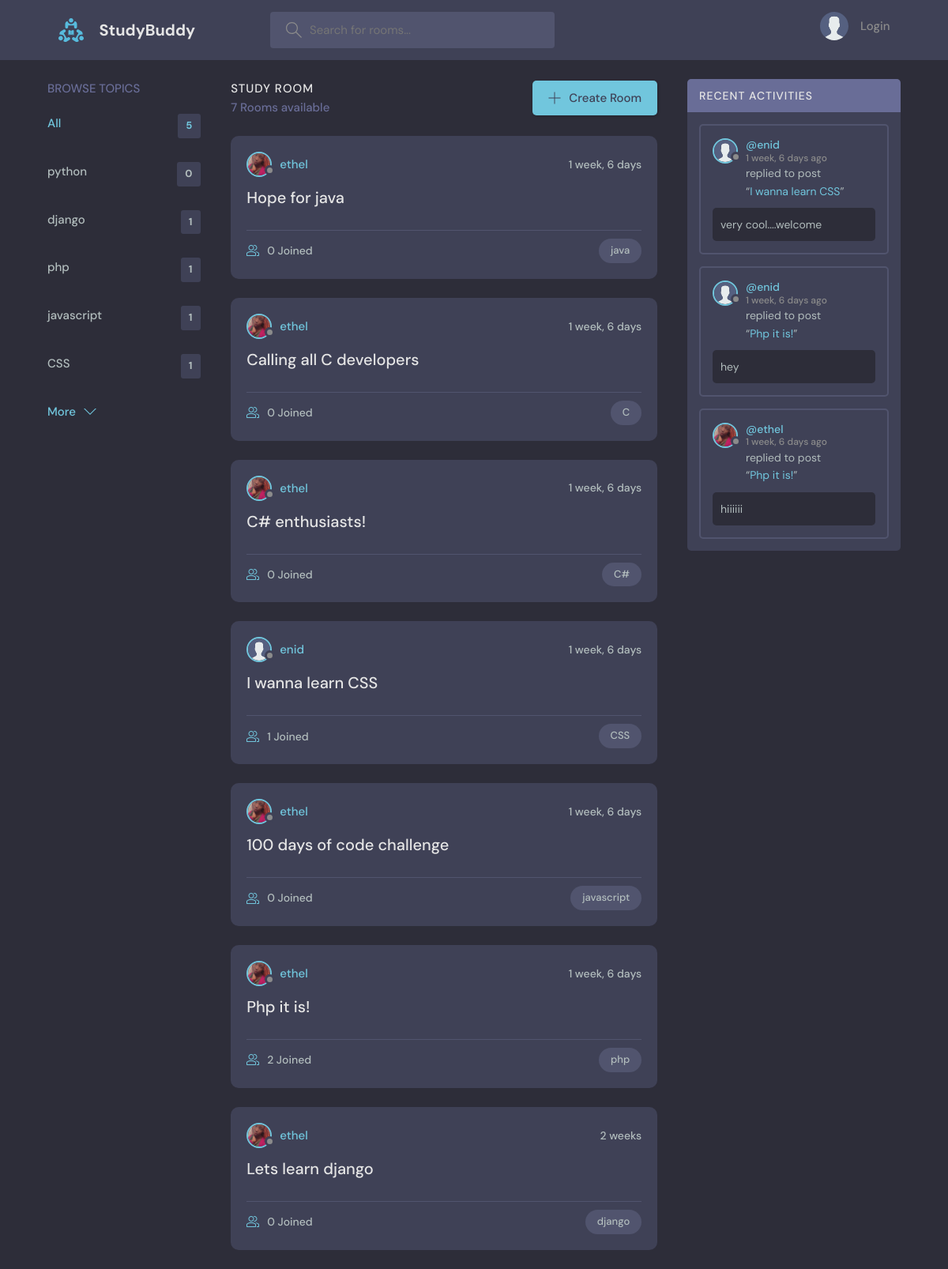
The page / on the database its author committed.
### base/models.py (models this page shows, shortened)
class Topic(models.Model):
    name=models.CharField(max_length=200)

class Room(models.Model):
    host=models.ForeignKey(User, on_delete=models.SET_NULL, null=True)
    topic=models.ForeignKey(Topic, on_delete=models.SET_NULL, null=True)
    name= models.CharField(max_length=200)
    description= models.TextField(null=True, blank=True)
    participants=models.ManyToManyField(User, related_name="participants", blank=True)
    updated=models.DateTimeField(auto_now=True)
    created=models.DateTimeField(auto_now_add=True)
    class Meta:
        ordering = ('-updated', '-created')
    def __str__(self):
        return self.name

class User(AbstractUser):
    name=models.CharField(max_length=200, null=True)
    email=models.EmailField(unique=True, null=True)
    bio=models.TextField(null=True)
    avatar=models.ImageField(null=True, default="avatar.svg")
    USERNAME_FIELD='email'
    REQUIRED_FIELDS=[]

class Message(models.Model):
    user= models.ForeignKey(User, on_delete=models.CASCADE)
    room=models.ForeignKey(Room, on_delete=models.CASCADE)
    body= models.TextField()
    updated=models.DateTimeField(auto_now=True)
    created=models.DateTimeField(auto_now_add=True)
    class Meta:
        ordering = ('-updated', '-created')
    def __str__(self):
        return self.body[0:50]

### base/views.py (the view)
# urls.py: path('',views.home,name="home"),
def home(request):
    q=request.GET.get('q') if request.GET.get('q') != None else ''
    rooms= Room.objects.filter(Q(topic__name__icontains=q)| Q(name__icontains=q)| Q(description__icontains=q))
    topics= Topic.objects.all()[0:5]
    room_count= rooms.count()
    room_messages=Message.objects.filter(Q(room__topic__name__icontains=q))
    context={'rooms':rooms, 'topics':topics, 'room_count':room_count,'room_messages':room_messages}
    return render(request, 'base/home.html',context)

### base/templates/base/home.html (shortened to what this page needs)
{% extends 'main.html' %}
{% block content %}
    <main class="layout layout--3">
      <div class="container">
        {% include 'base/topics_component.html' %}
        <div class="roomList">
          <div class="roomList__header">
            <div>
              <h2>Study Room</h2>
              <p>{{ room_count }} Rooms available</p>
            </div>
            <a class="btn btn--main" href="{% url 'create-room' %}">
              <svg version="1.1" xmlns="http://www.w3.org/2000/svg" width="32" height="32" viewBox="0 0 32 32">
                <title>add</title>
                <path
                  d="M16.943 0.943h-1.885v14.115h-14.115v1.885h14.115v14.115h1.885v-14.115h14.115v-1.885h-14.115v-14.115z"
                ></path>
              </svg>
              Create Room
            </a>
          </div>
          {% include 'base/feed_component.html' %}
        </div>
        {% include 'base/activity_component.html' %}
      </div>
    </main>
{% endblock content %}

### base/templates/base/topics_component.html
<div class="topics">
    <div class="topics__header">
      <h2>Browse Topics</h2>
    </div>
    <ul class="topics__list">
      <li>
        <a href="{% url 'home' %}" class="active">All <span>{{ topics.count }}</span></a>
      </li>
      {% for topic in topics %}
      <li>
        <a href="{% url 'home' %}?q={{ topic.name }}">{{ topic.name }}<span>{{ topic.room_set.all.count }}</span></a>
      </li>
      {% endfor %}
    </ul>
    <a class="btn btn--link" href="{% url 'topics' %}">
      More
      <svg version="1.1" xmlns="http://www.w3.org/2000/svg" width="32" height="32" viewBox="0 0 32 32">
        <title>chevron-down</title>
        <path d="M16 21l-13-13h-3l16 16 16-16h-3l-13 13z"></path>
      </svg>
    </a>
  </div>

### base/templates/base/feed_component.html (shortened to what this page needs)
{% for room in rooms %}
<div class="roomListRoom">
    <div class="roomListRoom__header">
      <a href="{% url 'user-profile' room.host.id %}" class="roomListRoom__author">
        <div class="avatar avatar--small">
          <img src="{{ room.host.avatar.url }}" />
        </div>
        <span>{{ room.host.username }}</span>
      </a>
      <div class="roomListRoom__actions">
        <span>{{ room.created|timesince }}</span>
      </div>
    </div>
    <div class="roomListRoom__content">
      <a href="{% url 'room' room.id %}">{{ room.name }}</a>
    </div>
    <div class="roomListRoom__meta">
      <a href="{% url 'room' room.id %}" class="roomListRoom__joined">
        {{ room.participants.all.count }} Joined
      </a>
      <p class="roomListRoom__topic">{{ room.topic.name }}</p>
    </div>
  </div>
  {% endfor %}

### base/templates/base/activity_component.html (shortened to what this page needs)
<div class="activities">
    <div class="activities__header">
      <h2>Recent Activities</h2>
    </div>
    {% for message in room_messages %}
    <div class="activities__box">
      <div class="activities__boxHeader roomListRoom__header">
        <a href="{% url 'user-profile' message.user.id %}" class="roomListRoom__author">
          <div class="avatar avatar--small">
            <img src="{{ message.user.avatar.url }}" />
          </div>
          <p>
            @{{ message.user.username }}
            <span>{{ message.created|timesince }} ago</span>
          </p>
        </a>
      </div>
      <div class="activities__boxContent">
        <p>replied to post</p><p>“<a href="{% url 'room' message.room.id %}">{{ message.room }}</a>”</p>
        <div class="activities__boxRoomContent">
          {{ message }}
        </div>
      </div>
    </div>
    {% endfor %}
  </div>

### rows shown on the page
Topic: name "python", room_set.all.count "0"
Topic: name "django", room_set.all.count "1"
Topic: name "php", room_set.all.count "1"
Topic: name "javascript", room_set.all.count "1"
Topic: name "CSS", room_set.all.count "1"
Room: host.avatar (picture), host.username "ethel", created "1 week, 6 days", name "Hope for java", participants.all.count "0", topic.name "java"
Room: host.avatar (picture), host.username "ethel", created "1 week, 6 days", name "Calling all C developers", participants.all.count "0", topic.name "C"
Room: host.avatar (picture), host.username "ethel", created "1 week, 6 days", name "C# enthusiasts!", participants.all.count "0", topic.name "C#"
Room: host.avatar (placeholder picture), host.username "enid", created "1 week, 6 days", name "I wanna learn CSS", participants.all.count "1", topic.name "CSS"
Room: host.avatar (picture), host.username "ethel", created "1 week, 6 days", name "100 days of code challenge", participants.all.count "0", topic.name "javascript"
Room: host.avatar (picture), host.username "ethel", created "1 week, 6 days", name "Php it is!", participants.all.count "2", topic.name "php"
Room: host.avatar (picture), host.username "ethel", created "2 weeks", name "Lets learn django", participants.all.count "0", topic.name "django"
Message: user.avatar (placeholder picture), user.username "enid", created "1 week, 6 days", room "I wanna learn CSS", body "very cool....welcome"
Message: user.avatar (placeholder picture), user.username "enid", created "1 week, 6 days", room "Php it is!", body "hey"
Message: user.avatar (picture), user.username "ethel", created "1 week, 6 days", room "Php it is!", body "hiiiiii"

### other values the page prints
{{ topics.count }} "5"
{{ room_count }} "7"
